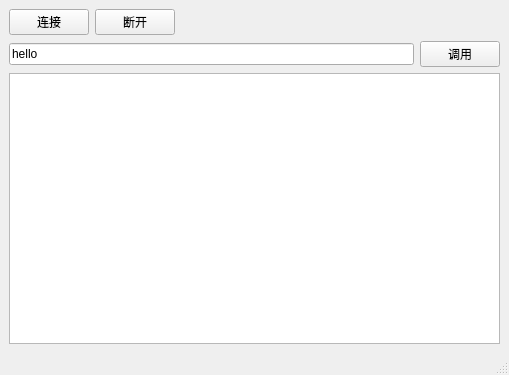
<?xml version="1.0" encoding="UTF-8"?>
<ui version="4.0">
 <class>ClientWindow</class>
 <widget class="QMainWindow" name="ClientWindow">
  <property name="geometry">
   <rect>
    <x>0</x>
    <y>0</y>
    <width>509</width>
    <height>375</height>
   </rect>
  </property>
  <property name="windowTitle">
   <string>Dynamic ClientWindow</string>
  </property>
  <widget class="QWidget" name="centralwidget">
   <layout class="QVBoxLayout" name="verticalLayout">
    <item>
     <layout class="QHBoxLayout" name="horizontalLayout">
      <item>
       <widget class="QPushButton" name="btnConnect">
        <property name="text">
         <string>连接</string>
        </property>
       </widget>
      </item>
      <item>
       <widget class="QPushButton" name="btnClose">
        <property name="text">
         <string>断开</string>
        </property>
       </widget>
      </item>
      <item>
       <spacer name="horizontalSpacer">
        <property name="orientation">
         <enum>Qt::Horizontal</enum>
        </property>
        <property name="sizeHint" stdset="0">
         <size>
          <width>40</width>
          <height>20</height>
         </size>
        </property>
       </spacer>
      </item>
     </layout>
    </item>
    <item>
     <layout class="QHBoxLayout" name="horizontalLayout_2">
      <item>
       <widget class="QLineEdit" name="editSend">
        <property name="text">
         <string>hello</string>
        </property>
       </widget>
      </item>
      <item>
       <widget class="QPushButton" name="btnCall">
        <property name="text">
         <string>调用</string>
        </property>
       </widget>
      </item>
     </layout>
    </item>
    <item>
     <widget class="QTextEdit" name="editRecv"/>
    </item>
   </layout>
  </widget>
  <widget class="QMenuBar" name="menubar">
   <property name="geometry">
    <rect>
     <x>0</x>
     <y>0</y>
     <width>509</width>
     <height>22</height>
    </rect>
   </property>
  </widget>
  <widget class="QStatusBar" name="statusbar"/>
 </widget>
 <resources/>
 <connections/>
</ui>
